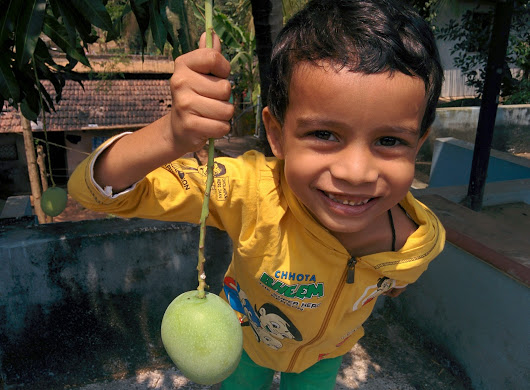
#> input picture media/img.jpg, 530 x 390 px
$ python image_pixels.py   (Python 2 division)
#> lines starting #> are read from the running program, lines starting #| are printed output that depends on the picture; after the words box and inside, x2 and y2 are one past the last pixel; in counts of white or black regions, pixels touching at a corner belong together
import cv2
import numpy as np

img = cv2.imread('media/img.jpg')
#> img is the input picture: shape (390, 530, 3); mean B, G, R 51.3, 70.2, 82.1

px = img[350, 210]
#> px = [111, 186, 178]
print "at [350, 210], pixel = %s" % (px)
#| at [350, 210], pixel = [111 186 178]

blue = img[350, 210, 0]
#> blue = 111
green = img[350, 210, 1]
#> green = 186
red = img[350, 210, 2]
#> red = 178
print "B = %d, G = %d, R = %d" % (blue, green, red)
#| B = 111, G = 186, R = 178
print img.shape
#| (390, 530, 3)
print 'size = %s' % (img.size)
#| size = 620100
print 'dtype = %s' % (img.dtype)
#| dtype = uint8
for i in range(0, 10):
    for j in range(0, 10):
        img[350 + i, 210 + j] = [255, 255, 255]
        img.itemset((350 + i, 210 + j, 2), 100)
#> img: shape (390, 530, 3); 0.05% of pixels changed, all inside (x1, y1, x2, y2) = (210, 350, 220, 360)

mango = img[280:150, 390:250]
#> mango = empty array
img[0:0, 110:100] = mango

b,g,r = cv2.split(img)
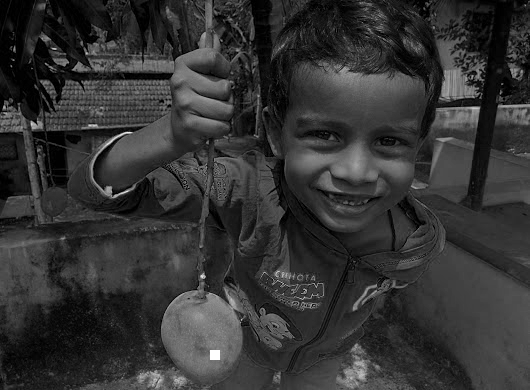
#> b: shape (390, 530); min 0, max 255, mean 51.4
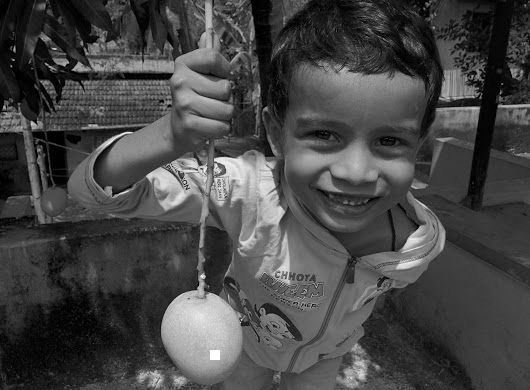
#> g: shape (390, 530); min 0, max 255, mean 70.2
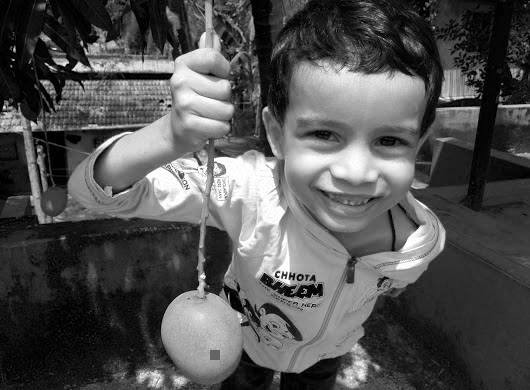
#> r: shape (390, 530); min 0, max 255, mean 82.1
img = cv2.merge((b,g,r))
while(1):
    cv2.imshow('image', img)
    if cv2.waitKey(1) & 0xFF == ord('q'):
#> (key q is pressed here)
        break

print img.item(10,10,2)
#| 2

cv2.destroyAllWindows()
